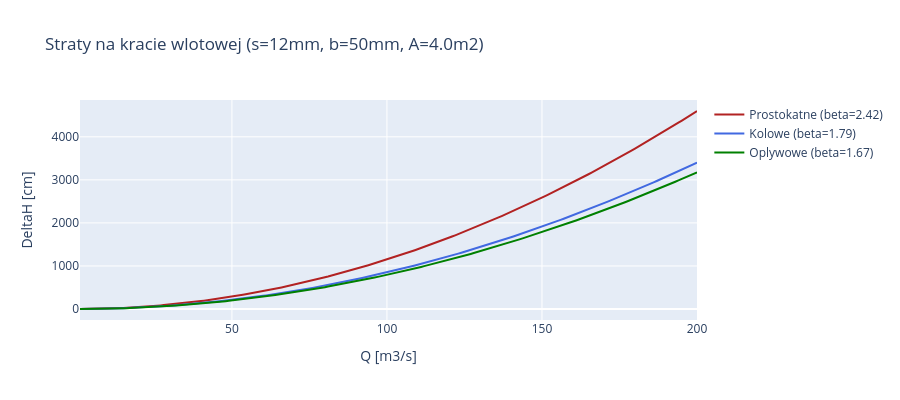

The code cell stored with this chart in its notebook:
### Markdown cell above
**Prompt do LLM:**
> *"Napisz kod ktory pokaze straty na kracie wlotowej dla roznych ksztaltow pretow
> (prostokatne, kolowe, oplyniowe) w funkcji przeplywu Q. Uzyj A_rack=4m2,
> s=12mm, b=50mm. Narysuj wykres plotly."*

**Uzyte funkcje:** `src.losses.trash_rack_loss()`

### Code cell
# Parametry kraty
A_rack = 4.0     # m2
s = 0.012         # m (12 mm)
b = 0.050         # m (50 mm)

# Porownanie ksztaltow pretow
shapes = [
    ('Prostokatne (beta=2.42)', 2.42, 'firebrick'),
    ('Kolowe (beta=1.79)', 1.79, 'royalblue'),
    ('Oplywowe (beta=1.67)', 1.67, 'green'),
]

fig = go.Figure()
for label, beta, color in shapes:
    dH = trash_rack_loss(Q_demo, A_rack, bar_width=s, bar_spacing=b, bar_shape_coeff=beta)
    fig.add_trace(go.Scatter(x=Q_demo, y=dH * 100, mode='lines',
        name=label, line=dict(color=color, width=2)))

fig.update_layout(
    title=f'Straty na kracie wlotowej (s={s*1000:.0f}mm, b={b*1000:.0f}mm, A={A_rack}m2)',
    xaxis_title='Q [m3/s]', yaxis_title='DeltaH [cm]',
    height=400, hovermode='x unified',
)
fig.show()

# Wartosc przy typowym przeplywie
Q_typ = 50.0
dH_typ = trash_rack_loss(Q_typ, A_rack, bar_width=s, bar_spacing=b)
print(f'Strata na kracie przy Q={Q_typ} m3/s: {dH_typ:.4f} m = {dH_typ*100:.2f} cm')

### Figure 1 — Plotly figure (JSON) as saved in the notebook; plotly's stock layout.template omitted (floating-point values rounded to 4 significant figures; data arrays with more than 128 entries replaced by an {"elided": "..."} marker saying what was removed)
{"data": [{"line": {"color": "firebrick", "width": 2}, "mode": "lines", "name": "Prostokatne (beta=2.42)", "type": "scatter", "x": {"elided": "200 float values"}, "y": {"elided": "200 float values"}}, {"line": {"color": "royalblue", "width": 2}, "mode": "lines", "name": "Kolowe (beta=1.79)", "type": "scatter", "x": {"elided": "200 float values"}, "y": {"elided": "200 float values"}}, {"line": {"color": "green", "width": 2}, "mode": "lines", "name": "Oplywowe (beta=1.67)", "type": "scatter", "x": {"elided": "200 float values"}, "y": {"elided": "200 float values"}}], "layout": {"height": 400, "hovermode": "x unified", "title": {"text": "Straty na kracie wlotowej (s=12mm, b=50mm, A=4.0m2)"}, "xaxis": {"title": {"text": "Q [m3/s]"}}, "yaxis": {"title": {"text": "DeltaH [cm]"}}}}
